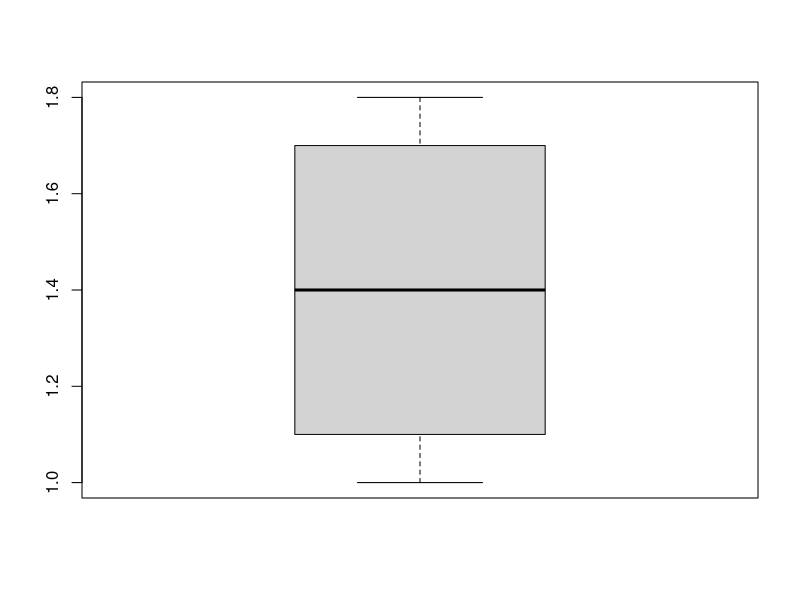
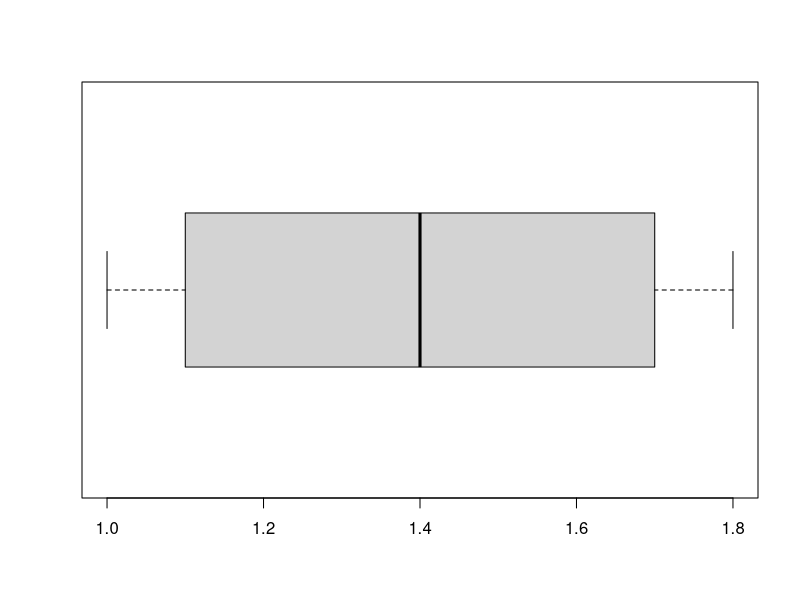
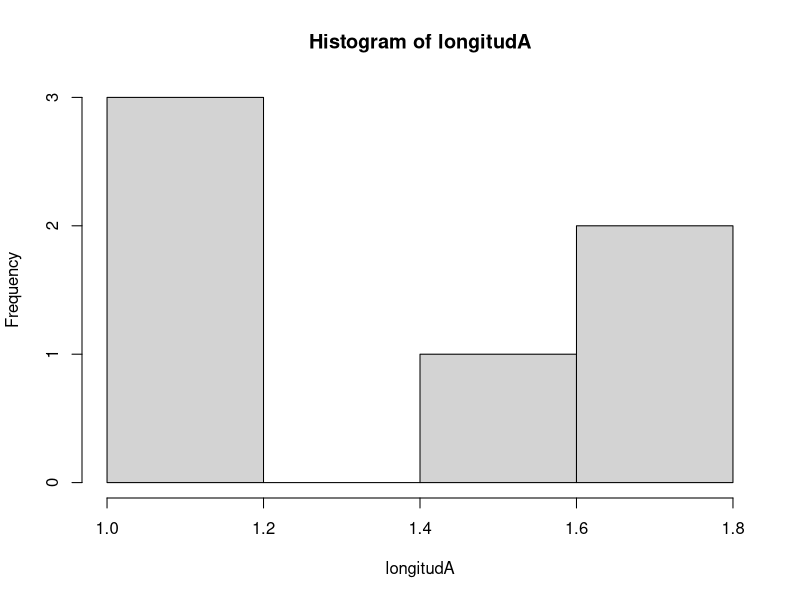
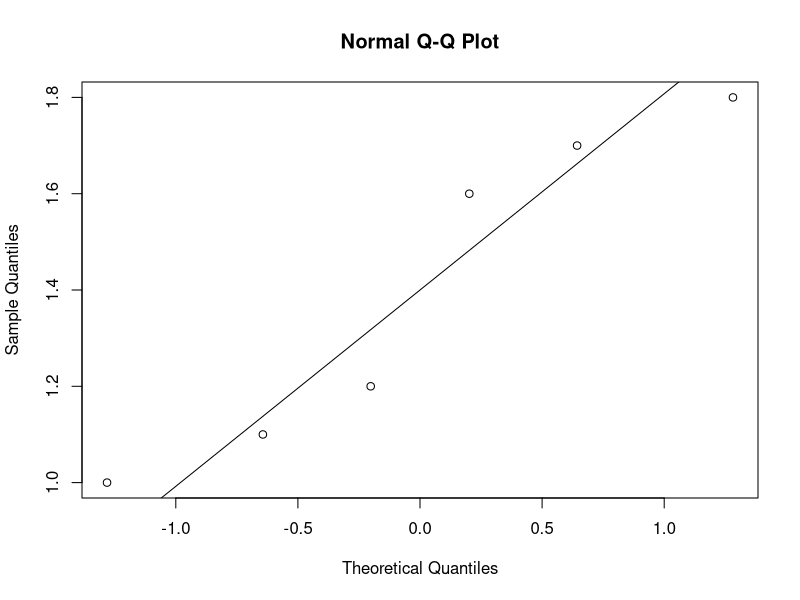

Reproduce these figures in R, in order.
# Realizacion por parte del alumno de la primera relacion de problemas de la
# asignatura MLDE

# Ejercicio 1

## Apartado 1.

####  Definición del vector de longitudes, mediante la función c (concatenate)

longitudA = c(1.8, 1.2, 1.6, 1.7, 1.1, 1) 

### Estudio descriptivo de la muestra aleatoria longitudA

####  Uso de la función summary (resumen), en función del tipo de variable hace
####  un analisis distinto, para variables numericas realiza la media, la moda,
####  los tres cuartiles (25,50,75), y el minimo y el máximo

summary(longitudA)


### Diagrama de caja y bigotes, es otra forma de resumir los datos en un gráfico
### en esta ocasion, es válido solo para tipos numericos y representa los datos
### de summary pero de una forma más visual, pudiendo esclarecer si hay valores
### que no son normales o están demasiado dispersos, la función que nos permite
### realizarlo es boxplot


boxplot(longitudA)

boxplot(longitudA, horizontal = TRUE)

### Otra funcion que suele usarse para hacer análisis graficos de una variable
### numerica es el histograma, que muestra el grafico de barras o columnas

hist(longitudA)

### Se ve la utilidad del parametro break para aumentar el numero de columnas o
### para especificar los extremos del rectangulo



### Para responder a la pregunta del apartado 1 vamos a utilizar el test de
### Shapiro_Wilk, test no paramétrico para contrastar la hipotesis nula: X sigue
### una distribucion normal, frente la hipotesis alternativa X no sigue una
### distribucion normal. Tiene las mismas caracteristicas de un test parametrico
### con un nivel de confianza. Para ello calculamos un estadístico y nos
### preguntamos si dicho estadistico calculado para nuestra muestra entra en la
### region critica, y entonces podemos rechazar la hipotesis nula, en cambio si
### cayera dentro de la region de aceptacion, diriamos que no existen evidencias
### suficientes para oponerse a la idea de que sea cierta H0. Estos calculos
### recordemos estan sujetos a dos tipos de error, el que queremos controlar es
### que H0 sea cierto y nosostros lo rechacemos, ya que rechazar es algo muy
### cerrado mientras que lo contrario simplemente es asegurar que no hay
### evidencias para decir lo contrario, pero tampoco es claro que sea cierto.


shapiro.test(longitudA)

### Otra opcion es qqnorm y qqline, que nos permite ver por un lado los
### cuantiles de la muestra y la distancia a la que estos estan de sus valores
### teoricos si efectivamente siguieran una normal, la funcion qqline, nos
### permite ver una recta por donde deberian pasar los cuantiles

qqnorm(longitudA)
qqline(longitudA)


##  Apartado 2. 

### La media muestral, es un estimador puntual de la media y la podemos calcular
### como:

mean(longitudA)

### Mientras que para la varianza un estimador insesgado es la cuasivarianza que
### se calcula con la funcion var()

var(longitudA)

##  Apartado 3.

### Vamos a realizar un contraste de hipotesis para la media de una normal
### desconocida la varianza, podemos suponer ques sigue una distribucion normal
### por el apartado 1. Para ello usamos la funcion t.test

t.test(longitudA, mu = 1.5,  alternative = "l")

### El p-valor obtenido es 0.2521 que es un valor bastante elevado por lo que no
### existen evidencias suficientes para decir que la media no pueda ser igual a
### 1.5, es decir, no hay suficientes motivos para creer que la media esté
### seguro por debajo de 1.5, podría estar por encima o ser igual



##  Apartado 4. Repetimos el proceso para la variable B


longitudB = c(2.1, 1.9, 1.5, 2.0, 1.3, 1.4)

shapiro.test(longitudB)

# El p-valor es 0.3135 que no es menor que 0.05 por lo que no podemos rechazar
# que la muestra siga una distribución normal


t.test(longitudB, mu = 1.5,  alternative = "l")


#   Apartado 5. Teniendo en cuenta que posiblemente haya una dependencia entre
#   ambas y como queremos saber si la media ha variado lo suficiente, no podemos
#   estudiar un estadistico para dos normales independientes y por ello vamos a
#   estudiar la variable aleatoria A-B y hacer un contraste para esa variable
#   (unidimensional)


Dif = longitudB - longitudA

shapiro.test(Dif)

t.test(Dif)

t.test(longitudA, y = longitudB, paired = TRUE)
